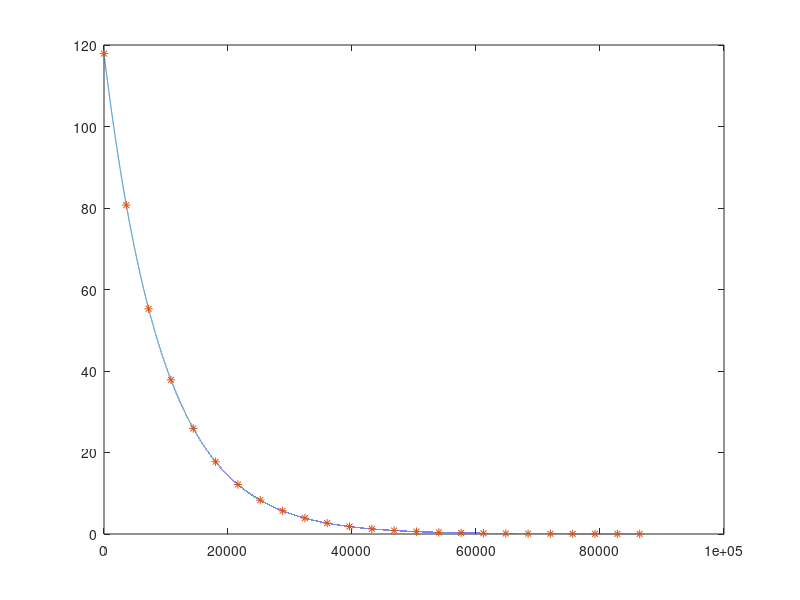

Here is the MATLAB script that generated this plot:
load attivita_t0.mat
A = RUN42tab(:,1);
Z = RUN42tab(:,2);
Bq_cmc = RUN42tab(:,3);
prec_100 = RUN42tab(:,4);

Bq = Bq_cmc;

prec_Bq = Bq.*(prec_100/100);

plot3(A,Z,log10(Bq), '*');

vol_acqua = pi*0.6^3;
vol_ag = pi*(0.6+25e-4)^3 - vol_acqua;
vol_avional = pi*(0.6+50e-4)^3 - vol_acqua;
vol_ti = pi*0.6^2*25e-4;
vol_havar=vol_ti;
%% valuto se le attivita  con alto errore sono rilvanti
A_err_5 = A(prec_100>5);
Z_err_5 = Z(prec_100>5);
Bq_err_5 = Bq(prec_100>5);

delta = max(Bq) - max(Bq_err_5) % ok, lol, no

%% investigo su 28-13 (Al-28)
disp('Al28')
Al28 = A==28 & Z==13;
Bq(Al28).*vol_avional
prec_100(Al28)

%% investigo su 24-11 (Na-24)
disp('Na24')
Na24 = A==24 & Z==11;
Bq(Na24)
prec_100(Na24)

%% investigo su 31-14 (Si-31)
disp('Si31')
Si31 = A==31 & Z==14;
Bq(Si31).*vol_avional
prec_100(Si31)

%% investigo su 17-9 (F-17)
disp('F17')
F19 = A==17 & Z==9;
Bq(F19).*vol_acqua
prec_100(F19)

%% investigo su 17-9 (Ag-110)
disp('F17')
F19 = A==17 & Z==9;
Bq(F19).*vol_acqua
prec_100(F19)

%% investigo su 25-51 (Mn51)
disp('Mn51')
Mn51 = A==51 & Z==25;
Bq(Mn51).*vol_havar
prec_100(Mn51)

%% investigo su 29-58 (Cu58)
disp('Cu58')
Cu58 = A==58 & Z==29;
Bq(Cu58).*vol_avional
prec_100(Cu58)

%% investigo su 29-60 (Cu60)
disp('Cu60')
Cu60 = A==60 & Z==29;
Bq(Cu60).*vol_avional
prec_100(Cu60)

%% investigo su 47-108 (Ag108)
disp('Ag108')
Ag108 = A==108 & Z==47;
Bq(Ag108).*vol_ag
prec_100(Ag108)

%% investigo su 47-110 (Ag110)
disp('Ag110')
Ag110 = A==110 & Z==47;
Bq(Ag110).*vol_ag
prec_100(Ag110)


%% investigo su 18-9 (F-18)
clc
F18 = A==18 & Z==9;
A_0 = Bq(F18).*vol_acqua;
prec_100(F18)

lamda_F18 = log(2)/(109.771*60);

A_0 = A_0/1e9

t=0:3600*24;

A_F18 = (A_0*exp(-lamda_F18.*t));

plot(t,A_F18);
hold on
t_points=0:3600:3600*24;
A_F18_points = (A_0*exp(-lamda_F18.*t_points));
plot(t_points,A_F18_points,'*');
